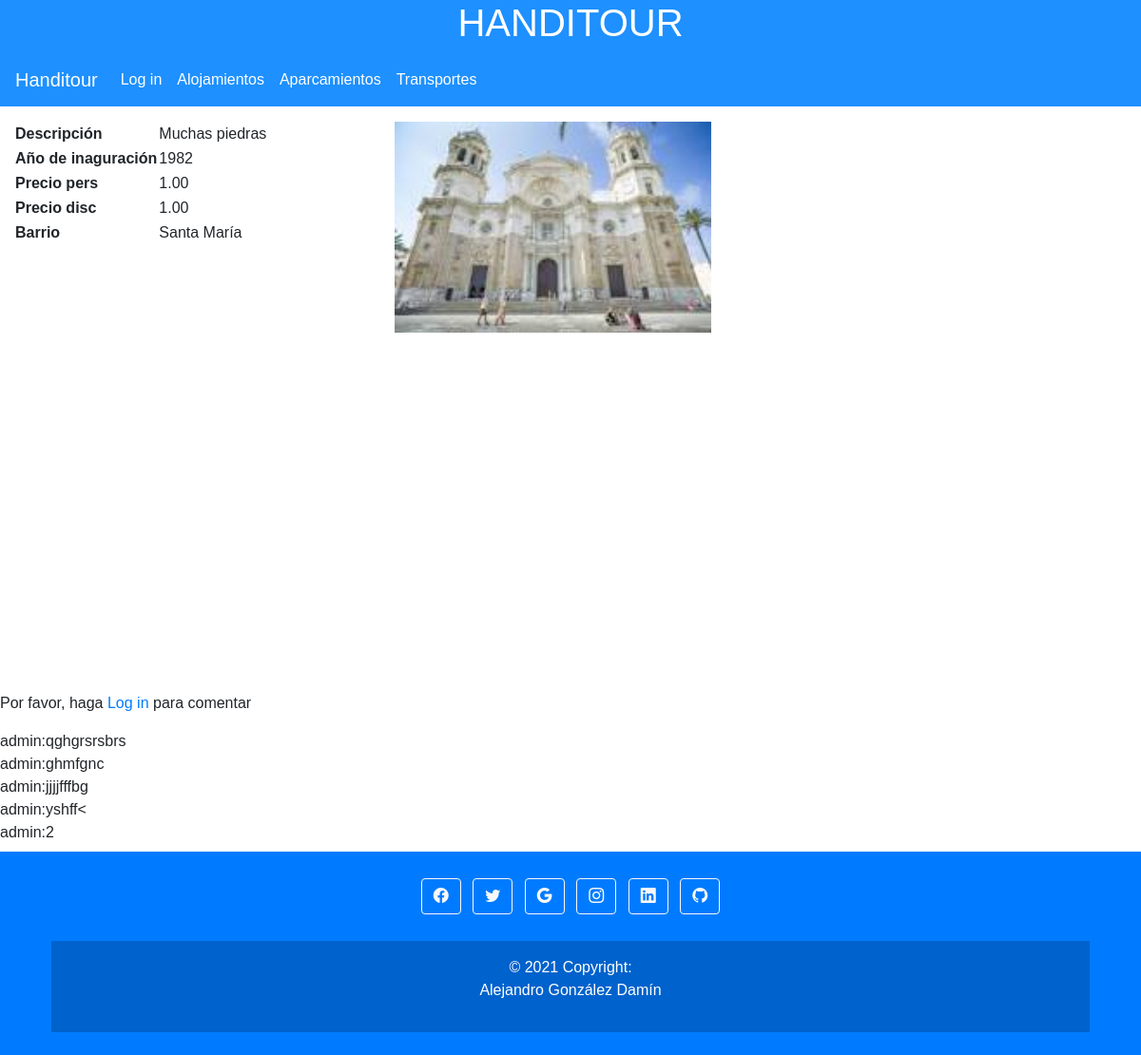
The app's page /monumento/1/ with its own data.
### handitour/models.py (models this page shows, shortened)
class Monumento(models.Model):
    nombre = models.CharField(max_length=30)
    agno_inaguracion = models.CharField(max_length=9)
    historia = models.TextField(max_length=500)
    localizacion = models.CharField(max_length=100)
    precio_pers = models.DecimalField(default=0, max_digits=4, decimal_places=2)
    precio_disc = models.DecimalField(default=0, max_digits=4, decimal_places=2)
    barrio = models.ForeignKey("Barrio", null = True, on_delete=models.CASCADE)
    foto = models.FileField(null=True, upload_to="img/monumento")
    def __str__(self):
        return self.nombre

class Barrio(models.Model):
    nombre = models.CharField(max_length=30)
    historia = models.TextField(max_length=500)
    localizacion = models.CharField(max_length=100)
    foto = models.FileField(null=True, upload_to="img/barrio")
    ciudad = models.ForeignKey("Ciudad", on_delete=models.CASCADE)
    def __str__(self):
        return self.nombre

class Valoracion(models.Model):
    calificacion = models.PositiveIntegerField(default=1, validators=[MaxValueValidator(100), MinValueValidator(1)])
    comentario = models.TextField(max_length=500)
    usuario = models.ForeignKey(User, on_delete=models.CASCADE)
    monumento = models.ForeignKey("Monumento", on_delete=models.CASCADE)
    def __str__(self):
        return str(self.usuario) + ":" + self.comentario

### handitour/views.py (the view)
# urls.py: path('monumento/<id>/', views.detalle_monumento, name="monumento_detalle"),
def detalle_monumento(request, id):
    monumento = get_object_or_404(Monumento, id=id)
    comentarios = Valoracion.objects.all().filter(monumento_id=id)
    ciudad = monumento.barrio.ciudad
    if request.POST:
        form = ValoracionForm(request.POST)
        if form.is_valid():
            form.save()
            return redirect(reverse("handitour:monumento_detalle", args=[id]))
        else:
            return render(request, "monumento.html", {"monumento": monumento, "encabezado": "HANDITOUR", "form": form, "comentarios": comentarios, "ciudad": ciudad})
    else:
        form = ValoracionForm(initial={'usuario':get_user(request),'monumento':monumento})
        return render(request, "monumento.html", {"monumento": monumento, "encabezado": "HANDITOUR", "form": form, "comentarios": comentarios, "ciudad": ciudad})

### handitour/templates/monumento.html (shortened to what this page needs)
{% extends "base.html" %}
{% block nav %}
    <a class="nav-link" href="/alojamientos/{{ ciudad.id }}">Alojamientos</a>
    <a class="nav-link" href="/aparcamientos/{{ ciudad.id }}">Aparcamientos</a>
    <a class="nav-link" href="/transportes/{{ ciudad.id }}">Transportes</a>
{% endblock %}
{% block content %}
    <div class="row">
        <div class="col-md-12 col-lg-4 mt-3" style="height: 600px; width: 200px; overflow: scroll;">
            <table>
                <thead>
                    <tr>
                        <th>Descripción</th>
                        <td>{{ monumento.historia }}</td>
                    </tr>
                    <tr>
                        <th>Año de inaguración</th>
                        <td>{{ monumento.agno_inaguracion }}</td>
                    </tr>
                    <tr>
                        <th>Precio pers</th>
                        <td>{{ monumento.precio_pers }}</td>
                    </tr>
                    <tr>
                        <th>Precio disc</th>
                        <td>{{ monumento.precio_disc }}</td>
                    </tr>
                    <tr>
                        <th>Barrio</th>
                        <td>{{ monumento.barrio }}</td>
                    </tr>
                </thead>
            </table>
        </div>
        <div class="col-md-12 col-lg-4 mt-3">
             <img src="{{monumento.foto.url}}" id="imgmonumento" alt="...">
        </div>
        <div class="col-md-12 col-lg-4 mt-3">
            <div id="mapa" >
            </div>
        </div>
    </div>
    <div class="row">
       {% if user.is_authenticated %}
            <form action="." method="POST" enctype="multipart/form-data" id="comentario">
            {% csrf_token %}
                {{ form.as_p }}
                <button type="submit" class="btn btn-primary form-control">Comentar</button>
            </form>
        {% else %}
            <p>Por favor, haga <a href="/autenticacion">Log in</a> para comentar </p>
        {% endif %}
    </div>
    <div class="row">
        {% if comentarios %}
            {% for comentario in comentarios %}
                {{ comentario }}
                <br>
            {% endfor %}
        {% else %}
            <p>Se el primero en comentar </p>
        {% endif %}
    </div>
{% endblock %}

### handitour/static/css/estilos.css (style rules this page uses)
* { font-family: 'Noto Sans JP', sans-serif !important; }
.navbar-expand-lg .navbar-nav .nav-link { color: white; }
#imgmonumento { width: 90%; }
#mapa { height: 95%; width: 100%; min-height: 65vh; }

### records on screen
Monumento: historia "Muchas piedras", agno_inaguracion "1982", precio_pers "1.00", precio_disc "1.00", barrio "Santa María", foto (picture)
Valoracion: usuario+comentario "admin:qghgrsrsbrs"
Valoracion: usuario+comentario "admin:ghmfgnc"
Valoracion: usuario+comentario "admin:jjjjfffbg"
Valoracion: usuario+comentario "admin:yshff<"
Valoracion: usuario+comentario "admin:2"

### other values on screen
{{ encabezado }} "HANDITOUR"
